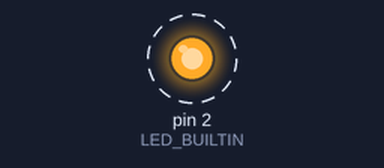
Simulated run of this sketch. Board: Arduino Uno, built with avr-gcc and run on an emulated ATmega328P. On the bench: output pins drawn as LEDs (lit = HIGH). Dashed ring = blinking. What the sketch prints to the serial monitor is not drawn.

Above: at 0.5 s.
Timing chart, 0 to 4.6 s (numbered marks = the images above):
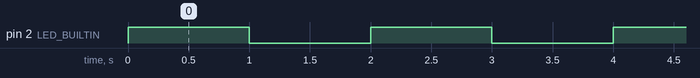

The sketch:

teste_1.ino
```cpp
#define LED_BUILTIN 2

void setup() {
  Serial.begin(115200);

  pinMode (LED_BUILTIN, OUTPUT);
}

void loop() {
  Serial.println("ligado");
	digitalWrite(LED_BUILTIN, HIGH);
	delay(1000);

  Serial.println("desligado");
	digitalWrite(LED_BUILTIN, LOW);
	delay(1000);
}
```

Measured:
- by itself, pin 2 (LED_BUILTIN): alternates HIGH for 1.0 s and LOW for 1.0 s
